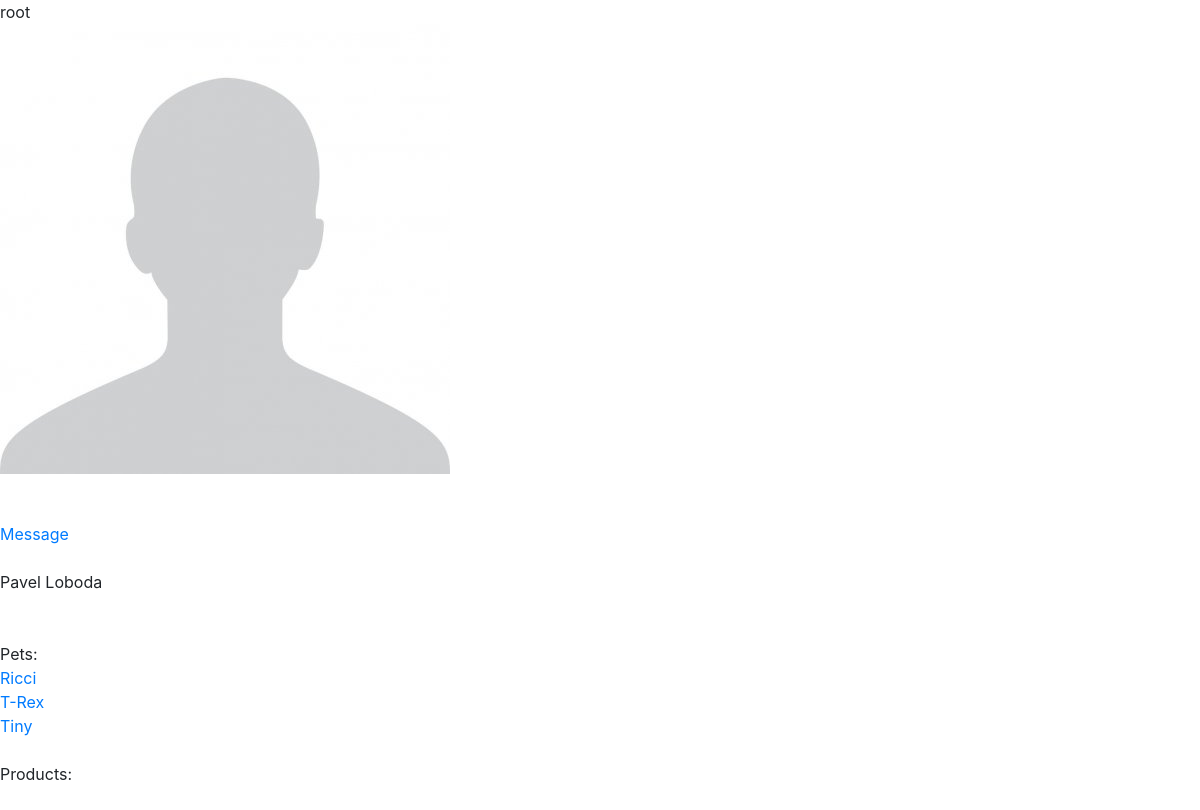
The page /web_interface/profile/1 on the database its author committed.
### web_auth/models.py (models this page shows, shortened)
class User(AbstractUser):
    first_name = models.CharField(max_length=35)
    last_name = models.CharField(max_length=35)
    email = models.EmailField(max_length=70, unique=True)
    username = models.CharField(max_length=45, unique=True)
    avatar = models.ImageField(upload_to='users/avatars/', default='defaults/avatars/default_user_avatar.jpg')
    date_joined = models.DateTimeField(default=timezone.now)
    bio = models.TextField(blank=True)
    status = models.CharField(blank=True, max_length=70)
    USERNAME_FIELD = 'email'
    REQUIRED_FIELDS = ['first_name', 'username']

class Pet(models.Model):
    name = models.CharField(max_length=35)
    avatar = models.ImageField(upload_to='pets/avatars/', default='defaults/avatars/default_pet_avatar.png')
    owner = models.ForeignKey(User, on_delete=models.CASCADE)

### web_interface/views.py (the view)
# urls.py: path('profile/', views.profile, name='profile_view'),
def profile_view(request, pk):
    User = get_user_model()
    user = User.objects.get(pk=pk)
    pets = Pet.objects.filter(owner=user)
    products = Product.objects.filter(seller=user)
    return render(request, 'profile_view.html', {
        'user': user,
        'products': products,
        'pets': pets,
    })

### web_interface/templates/profile_view.html (shortened to what this page needs)
{% extends 'base.html' %}
{% block content %}
{{ user.username }} <br>
<img src="{{ user.avatar.url }}" alt=""><br>
<br><br>
<a href="/chat/join/{{ user.pk }}">Message</a>
<br><br>
{{ user.first_name }} {{ user.last_name }} <br>
{{ user.bio }}<br> <br>
Pets:
{% for pet in pets %}
<br><a href="/web_interface/pet/{{ pet.pk }}">{{ pet.name }}</a>
{% endfor %}
<br><br>
Products:
<br><br>
{% endblock %}

### rows shown on the page
User: username "root", avatar (placeholder picture), first_name "Pavel", last_name "Loboda"
Pet: name "Ricci"
Pet: name "T-Rex"
Pet: name "Tiny"
